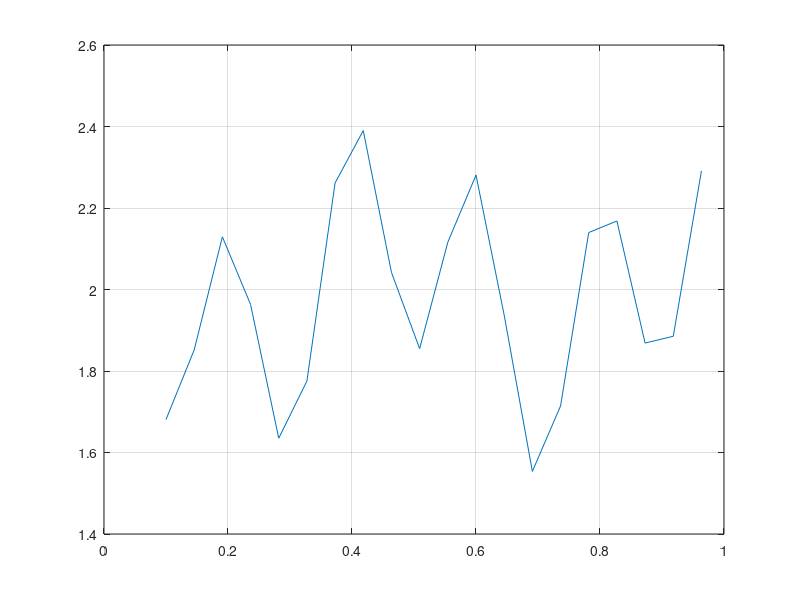

The MATLAB script that drew this image: (Note: this script raises an error after producing the figure.)
% Data preperation
x = [0.1:1/22:1];
d =  (2 + 0.3*cos(2*pi*x/0.2)) + 0.5*sin(4*pi*x + 2)./3;
figure(1), plot(x, d), grid on;
% First layer
w11_1 = rand(1)*0,2;
w21_1 = rand(1)*0,2;
w31_1 = rand(1)*0,2;
w41_1 = rand(1)*0,2;
b1_1 = rand(1)*0,2;
b2_1 = rand(1)*0,2;
b3_1 = rand(1)*0,2;
b4_1 = rand(1)*0,2;
% Second layer
w11_2 = rand(1)*0,2;
w12_2 = rand(1)*0,2;
w13_2 = rand(1)*0,2;
w14_2 = rand(1)*0,2;
b1_2 = rand(1)*0,2;

n = 0.1;
% Network's response
for indx = 1:Length(x)
    v1_1 = x(indx)* w11_1 + b1_1;
    v2_1 = x(indx)* w21_1 + b2_1;
    v3_1 = x(indx)* w31_1 + b3_1;
    v4_1 = x(indx)* w41_1 + b4_1;
    % Activation functions
    y1_1 = tanh(v1_1);
    y2_1 = tanh(v2_1);
    y3_1 = tanh(v3_1);
    y4_1 = tanh(v4_1);
    % Second layer
    v1_2 = y_1*w11_2+b1_2;
    v2_2 = y_1*w12_2+b1_2;
    v2_3 = y_1*w13_2+b1_2;
    v2_4 = y_1*w14_2+b1_2;
    % Output Activation function
    y1_2 = 3*x+9;
    % Error calculation
    y = y1_2;
    e = d(indx) - y;
    % Error output layer gradient calculation
    delta1_2 = (3*y_1_2)*e;
    % Error hidden layer gradient calculation
    delta1_1 = y1_1*(1-y1_1)*delta1_2*w11_2;
    delta2_1 = y2_1*(1-y2_1)*delta1_2*w12_2;
    delta3_1 = y3_1*(1-y3_1)*delta1_2*w13_2;
    delta4_1 = y4_1*(1-y4_1)*delta1_2*w14_2;
   % Update output layer weights
    w11_2 = w11_2 + n*delta1_2*y1_1;
    w12_2 = w12_2 + n*delta1_2*y2_1;
    w13_2 = w13_2 + n*delta1_2*y3_1;
    w14_2 = w14_2 + n*delta1_2*y4_1;
    b1_2 = b1_2 + n*delta1_2;
   % Update hidden layer weights
   w11_1 = w11_1 + n*delta1_1*x(indx);
   w12_1 = w12_1 + n*delta2_1*x(indx);
   w13_1 = w13_1 + n*delta3_1*x(indx);
   w14_1 = w14_1 + n*delta4_1*x(indx);
   b1_1 = b1_1 + n*delta1_1;
   b2_1 = b2_1 + n*delta2_1;
   b3_1 = b3_1 + n*delta3_1;
   b4_1 = b4_1 + n*delta4_1;
 
   
   
end